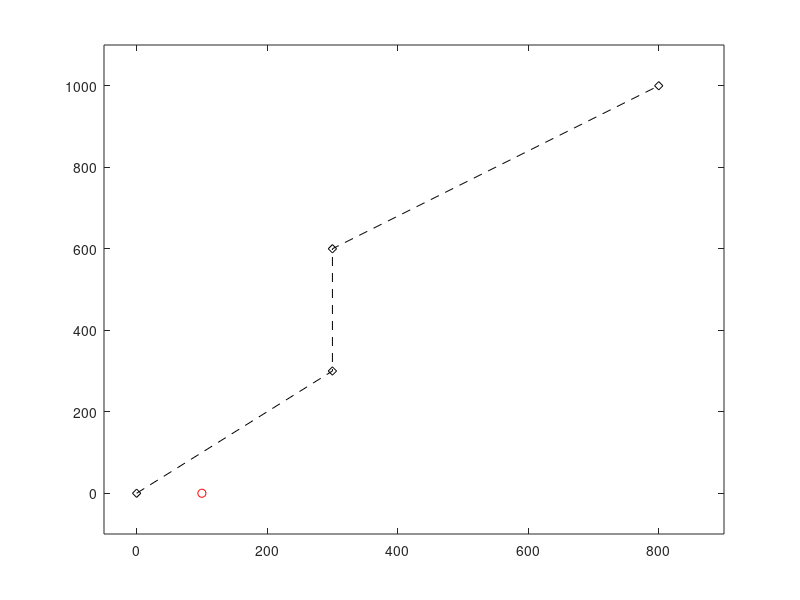

Here is the MATLAB script that generated this plot: (Note: this script raises an error after producing the figure.)
clc; close all;  clear;
% define array of all waypoints

 W = [0 0;
     300 300;
    300 600;
   800 1000];

p = [100,0]; % current position of drone
pinit = p;
pos = p; % array to store all positions over time
dis = 0;
goalRadius = 5; % radius within which waypoint is considered reached
psi = 90; % heading angle of drone
del = 50; % "look-ahead" distance
va = 15; % UAV airspeed
k = 1; % P Gain
Rmin = 0;%3*va; % Minimum turning radius
vw = 0; % Wind Velocity
psiw = 0; % Wind direction

figure(1)
plot(W(:,1), W(:,2),'k--d')
hold on
xlim([-50 900])
ylim([-100 1100])
plot(pinit(1),pinit(2),'ro')
hold on
 

for i=2:size(W,1) % loop through all rows of waypoint array
    targetWaypoint = W(i,:); % select next waypoint
    distanceToGoal = norm(p - targetWaypoint);
    %jj = 1;
    while(distanceToGoal > goalRadius) %    jj<6000
        [psidot, d] = carrotLine(W(i-1,:), W(i,:), p, psi, del, va, k, Rmin, vw, psiw);
        dis = [dis;d];
        [psi,p] = updatePosition(p(1), p(2), va, psi, psidot, 0.01);
        pos = [pos;p];
%         plot(p(1), p(2), 'rx')
%         hold on
        distanceToGoal = norm(p - targetWaypoint);
        %jj = jj+1;
    end
end


 plot(pos(:,1), pos(:,2),'r')
 hold on


%figure(2)
%correct error plot
%plot(dis)
% 
%  plot(robotLocation(:,1), robotLocation(:,2),'k--d')
%  xlim([0 25])
%  ylim([0 25])